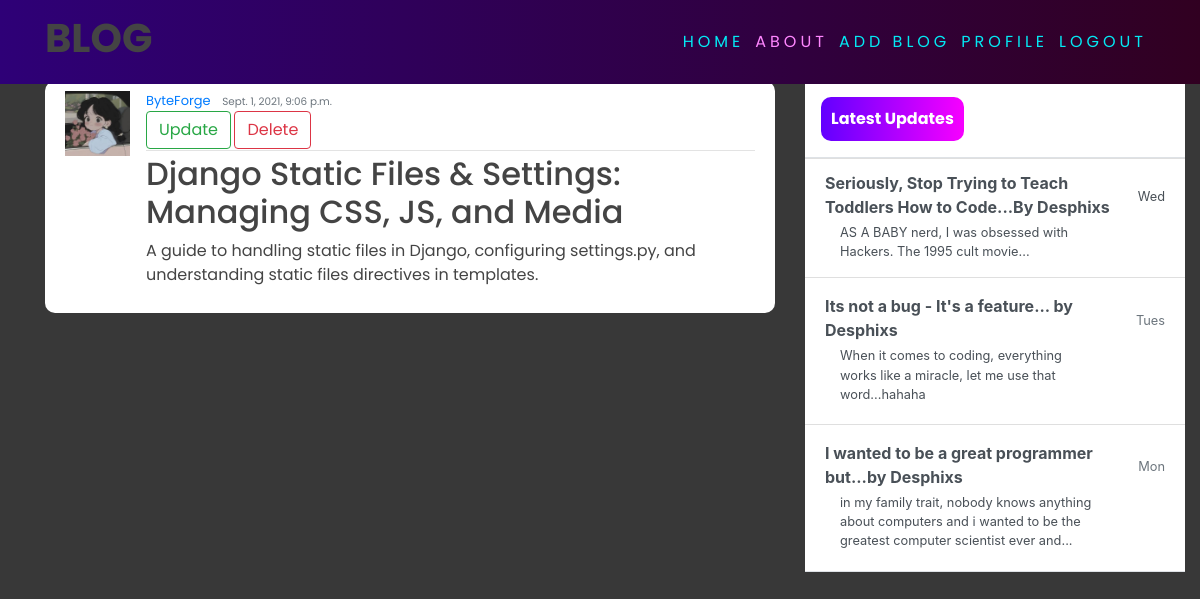
Screenshot of /post/6/ (signed in) with the database file from the repository.
### blog/models.py (models this page shows, shortened)
class Post(models.Model):
    title = models.CharField(max_length=200)
    content = models.TextField()
    date_posted = models.DateTimeField(default=timezone.now)
    author = models.ForeignKey(User, on_delete=models.CASCADE)

### users/models.py (models this page shows, shortened)
class Profile(models.Model):
    user = models.OneToOneField(User, on_delete=models.CASCADE)
    image = models.ImageField(default='default.jpg', upload_to='profile_pics')

### blog/views.py (the view)
# urls.py: path('post/<int:pk>/', PostDetailView.as_view(), name="blog-detail"),
class PostDetailView(LoginRequiredMixin, DetailView):
    model = Post

### blog/templates/blog/post_detail.html
{% extends 'blog/base.html' %}
{% block content %}
        <article class="media content-section">
            <img class="rounded-cirlce article-img" src="{{ object.author.profile.image.url }}" alt="">
            <div class="media-body">
              <div class="article-metadata">
                <a class="mr-2" href="#">{{ object.author }}</a>
                <small class="text-muted">{{ object.date_posted }}</small> <br>
                  {% if object.author == user %}
                    <div>
                        <a class="btn btn-outline-success" href="{% url 'blog-update' object.id %}">Update</a>
                        <a class="btn btn-outline-danger" href="{% url 'blog-delete' object.id %}">Delete</a>
                    </div>
                  {% endif %}
              </div>
              <h2><a class="article-title" href="#">{{ object.title }}</a></h2>
              <p class="article-content">{{ object.content }}</p>
            </div>
            <br>
          </article>
{% endblock content %}

### blog/static/blog/main.css (style rules this page uses)
body { background-color: rgb(56, 56, 56); margin-top: 5rem; background-size: contain; background-repeat: no-repeat; }
h1, h2, h3, h4, h5, h6, p { color: #444444; font-family: 'Poppins', sans-serif; }
.content-section { background: #ffffff; padding: 10px 20px; border-radius: 10px; margin-bottom: 20px; }
.article-title { color: #444444; }
.article-content { white-space: pre-line; }
.article-img { height: 65px; width: 65px; margin-right: 16px; }
.article-metadata { font-family: 'Poppins', sans-serif; padding-bottom: 1px; margin-bottom: 4px; font-size: 13px; border-bottom: 1px solid #e3e3e3 }

### rows the page displays
Post: author.profile.image (picture), author "ByteForge", date_posted "Sept. 1, 2021, 9:06 p.m.", title "Django Static Files & Settings: Managing CSS, JS, and Media", content "A guide to handling static files in Django, configuring settings.py, and understanding static files directives in templates."
